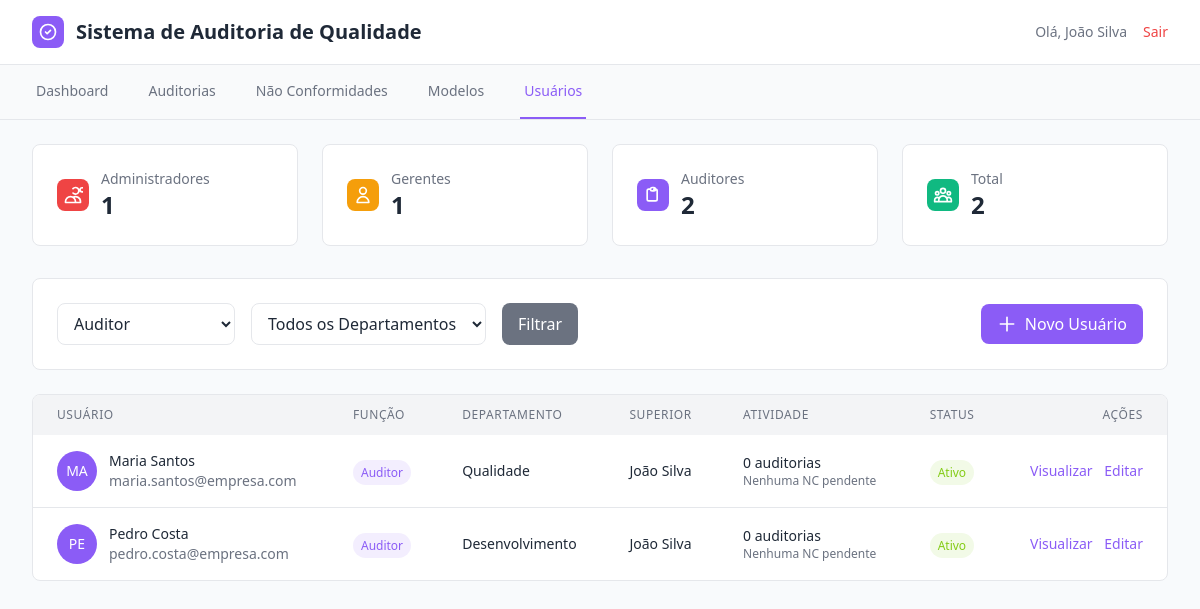
/usuarios.php?funcao=auditor (signed in), run on the app's committed database.
### tables this page shows
CREATE TABLE usuarios (
    id INT AUTO_INCREMENT PRIMARY KEY,
    nome VARCHAR(255) NOT NULL,
    email VARCHAR(255) UNIQUE NOT NULL,
    senha VARCHAR(255) NOT NULL,
    funcao ENUM('auditor', 'gerente', 'admin') DEFAULT 'auditor',
    departamento VARCHAR(100),
    superior_id INT,
    criado_em TIMESTAMP DEFAULT CURRENT_TIMESTAMP,
    atualizado_em TIMESTAMP DEFAULT CURRENT_TIMESTAMP ON UPDATE CURRENT_TIMESTAMP,
    FOREIGN KEY (superior_id) REFERENCES usuarios(id)
);

### includes/auth.php (called while the page is built, shortened)
<?php
function getUsuarioAtual() {
    $database = new Conexao();
    $db = $database->getConexao();
    $query = "SELECT * FROM usuarios WHERE id = :id";
    $stmt = $db->prepare($query);
    $stmt->bindParam(':id', $_SESSION['id_usuario']);
    $stmt->execute();
    return $stmt->fetch();
}
function podeGerenciar() {
    $usuario = getUsuarioAtual();
    return $usuario && in_array($usuario['funcao'], ['gerente', 'admin']);
}
?>

### usuarios.php (the view, shortened to what this page needs)
<?php
require_once 'includes/auth.php';
if (!podeGerenciar()) {
    header('Location: index.php');
    exit();
}
$usuario = getUsuarioAtual();
$database = new Conexao();
$db = $database->getConexao();
$funcao_filtro = $_GET['funcao'] ?? '';
$where_conditions = [];
$params = [];
if ($funcao_filtro) {
    $where_conditions[] = "u.funcao = :funcao";
    $params[':funcao'] = $funcao_filtro;
}
$where_clause = !empty($where_conditions) ? 'WHERE ' . implode(' AND ', $where_conditions) : '';
$query = "SELECT u.*, s.nome as nome_superior,
          (SELECT COUNT(*) FROM auditorias WHERE auditor_id = u.id) as total_auditorias,
          (SELECT COUNT(*) FROM nao_conformidades WHERE responsavel_id = u.id AND status IN ('aberto', 'em_progresso')) as ncs_pendentes
          FROM usuarios u
          LEFT JOIN usuarios s ON u.superior_id = s.id
          $where_clause
          ORDER BY u.nome";
$stmt = $db->prepare($query);
foreach ($params as $param => $value) {
    $stmt->bindValue($param, $value);
}
$stmt->execute();
$usuarios = $stmt->fetchAll();
$query = "SELECT funcao, COUNT(*) as total FROM usuarios GROUP BY funcao";
$stmt = $db->prepare($query);
$stmt->execute();
$stats_funcao = [];
foreach ($stmt->fetchAll() as $row) {
    $stats_funcao[$row['funcao']] = $row['total'];
}
?>
<!DOCTYPE html>
<html lang="pt-BR">
<head>
    <script src="https://cdn.tailwindcss.com"></script>
    <script src="assets/css/tailwind-config.js"></script>
    <link rel="stylesheet" href="assets/css/style.css">
</head>
<body class="bg-background">
    <header class="bg-card border-b border-border">
        <div class="max-w-7xl mx-auto px-4 sm:px-6 lg:px-8">
            <div class="flex justify-between items-center py-4">
                <div class="flex items-center">
                    <div class="h-8 w-8 bg-accent rounded-lg flex items-center justify-center mr-3">
                        <svg class="h-5 w-5 text-accent-foreground" fill="none" stroke="currentColor" viewBox="0 0 24 24">
                            <path stroke-linecap="round" stroke-linejoin="round" stroke-width="2" d="M9 12l2 2 4-4m6 2a9 9 0 11-18 0 9 9 0 0118 0z"></path>
                        </svg>
                    </div>
                    <h1 class="text-xl font-bold text-foreground">Sistema de Auditoria de Qualidade</h1>
                </div>
                <div class="flex items-center space-x-4">
                    <span class="text-sm text-muted-foreground">Olá, <?php echo htmlspecialchars($usuario['nome']); ?></span>
                    <a href="logout.php" class="text-sm text-destructive hover:text-destructive/80">Sair</a>
                </div>
            </div>
        </div>
    </header>
    <nav class="bg-sidebar border-b border-sidebar-border">
        <div class="max-w-7xl mx-auto px-4 sm:px-6 lg:px-8">
            <div class="flex space-x-8">
                <a href="index.php" class="border-b-2 border-transparent text-sidebar-foreground hover:text-sidebar-accent hover:border-sidebar-accent py-4 px-1 text-sm font-medium">Dashboard</a>
                <a href="auditorias.php" class="border-b-2 border-transparent text-sidebar-foreground hover:text-sidebar-accent hover:border-sidebar-accent py-4 px-1 text-sm font-medium">Auditorias</a>
                <a href="nao-conformidades.php" class="border-b-2 border-transparent text-sidebar-foreground hover:text-sidebar-accent hover:border-sidebar-accent py-4 px-1 text-sm font-medium">Não Conformidades</a>
                <a href="modelos.php" class="border-b-2 border-transparent text-sidebar-foreground hover:text-sidebar-accent hover:border-sidebar-accent py-4 px-1 text-sm font-medium">Modelos</a>
                <a href="usuarios.php" class="border-b-2 border-sidebar-accent text-sidebar-accent py-4 px-1 text-sm font-medium">Usuários</a>
            </div>
        </div>
    </nav>
    <main class="max-w-7xl mx-auto py-6 px-4 sm:px-6 lg:px-8">
        <div class="grid grid-cols-1 md:grid-cols-4 gap-6 mb-8">
            <div class="bg-card rounded-lg p-6 border border-border">
                <div class="flex items-center">
                    <div class="h-8 w-8 bg-destructive rounded-lg flex items-center justify-center mr-3">
                        <svg class="h-5 w-5 text-white" fill="none" stroke="currentColor" viewBox="0 0 24 24">
                            <path stroke-linecap="round" stroke-linejoin="round" stroke-width="2" d="M12 4.354a4 4 0 110 5.292M15 21H3v-1a6 6 0 0112 0v1zm0 0h6v-1a6 6 0 00-9-5.197m13.5-9a2.5 2.5 0 11-5 0 2.5 2.5 0 015 0z"></path>
                        </svg>
                    </div>
                    <div>
                        <p class="text-sm font-medium text-muted-foreground">Administradores</p>
                        <p class="text-2xl font-bold text-foreground"><?php echo $stats_funcao['admin'] ?? 0; ?></p>
                    </div>
                </div>
            </div>
            <div class="bg-card rounded-lg p-6 border border-border">
                <div class="flex items-center">
                    <div class="h-8 w-8 bg-chart-3 rounded-lg flex items-center justify-center mr-3">
                        <svg class="h-5 w-5 text-white" fill="none" stroke="currentColor" viewBox="0 0 24 24">
                            <path stroke-linecap="round" stroke-linejoin="round" stroke-width="2" d="M16 7a4 4 0 11-8 0 4 4 0 018 0zM12 14a7 7 0 00-7 7h14a7 7 0 00-7-7z"></path>
                        </svg>
                    </div>
                    <div>
                        <p class="text-sm font-medium text-muted-foreground">Gerentes</p>
                        <p class="text-2xl font-bold text-foreground"><?php echo $stats_funcao['gerente'] ?? 0; ?></p>
                    </div>
                </div>
            </div>
            <div class="bg-card rounded-lg p-6 border border-border">
                <div class="flex items-center">
                    <div class="h-8 w-8 bg-chart-1 rounded-lg flex items-center justify-center mr-3">
                        <svg class="h-5 w-5 text-white" fill="none" stroke="currentColor" viewBox="0 0 24 24">
                            <path stroke-linecap="round" stroke-linejoin="round" stroke-width="2" d="M9 5H7a2 2 0 00-2 2v10a2 2 0 002 2h8a2 2 0 002-2V7a2 2 0 00-2-2h-2M9 5a2 2 0 002 2h2a2 2 0 002-2M9 5a2 2 0 012-2h2a2 2 0 012 2"></path>
                        </svg>
                    </div>
                    <div>
                        <p class="text-sm font-medium text-muted-foreground">Auditores</p>
                        <p class="text-2xl font-bold text-foreground"><?php echo $stats_funcao['auditor'] ?? 0; ?></p>
                    </div>
                </div>
            </div>
            <div class="bg-card rounded-lg p-6 border border-border">
                <div class="flex items-center">
                    <div class="h-8 w-8 bg-chart-4 rounded-lg flex items-center justify-center mr-3">
                    </div>
                    <div>
                        <p class="text-sm font-medium text-muted-foreground">Total</p>
                        <p class="text-2xl font-bold text-foreground"><?php echo count($usuarios); ?></p>
                    </div>
                </div>
            </div>
        </div>
        <div class="bg-card rounded-lg border border-border p-6 mb-6">
            <div class="flex flex-col md:flex-row md:items-center md:justify-between space-y-4 md:space-y-0">
                <div class="flex flex-col md:flex-row space-y-4 md:space-y-0 md:space-x-4">
                    <form method="GET" class="flex flex-col md:flex-row space-y-4 md:space-y-0 md:space-x-4">
                        <div>
                            <select name="funcao" class="px-3 py-2 bg-input border border-border rounded-lg focus:outline-none focus:ring-2 focus:ring-accent">
                                <option value="auditor" <?php echo $funcao_filtro === 'auditor' ? 'selected' : ''; ?>>Auditor</option>
                            </select>
                        </div>
                        <div>
                            <select name="departamento" class="px-3 py-2 bg-input border border-border rounded-lg focus:outline-none focus:ring-2 focus:ring-accent">
                                <option value="">Todos os Departamentos</option>
                            </select>
                        </div>
                        <button type="submit" class="px-4 py-2 bg-secondary text-secondary-foreground hover:bg-secondary/90 rounded-lg transition-colors">
                            Filtrar
                        </button>
                    </form>
                </div>
                <a href="create-usuario.php" class="inline-flex items-center px-4 py-2 bg-accent text-accent-foreground hover:bg-accent/90 rounded-lg transition-colors">
                    <svg class="h-5 w-5 mr-2" fill="none" stroke="currentColor" viewBox="0 0 24 24">
                        <path stroke-linecap="round" stroke-linejoin="round" stroke-width="2" d="M12 4v16m8-8H4"></path>
                    </svg>
                    Novo Usuário
                </a>
            </div>
        </div>
        <div class="bg-card rounded-lg border border-border overflow-hidden">
            <div class="overflow-x-auto">
                <table class="w-full">
                    <thead class="bg-muted">
                        <tr>
                            <th class="px-6 py-3 text-left text-xs font-medium text-muted-foreground uppercase tracking-wider">Usuário</th>
                            <th class="px-6 py-3 text-left text-xs font-medium text-muted-foreground uppercase tracking-wider">Função</th>
                            <th class="px-6 py-3 text-left text-xs font-medium text-muted-foreground uppercase tracking-wider">Departamento</th>
                            <th class="px-6 py-3 text-left text-xs font-medium text-muted-foreground uppercase tracking-wider">Superior</th>
                            <th class="px-6 py-3 text-left text-xs font-medium text-muted-foreground uppercase tracking-wider">Atividade</th>
                            <th class="px-6 py-3 text-left text-xs font-medium text-muted-foreground uppercase tracking-wider">Status</th>
                            <th class="px-6 py-3 text-right text-xs font-medium text-muted-foreground uppercase tracking-wider">Ações</th>
                        </tr>
                    </thead>
                    <tbody class="divide-y divide-border">
                        <?php foreach ($usuarios as $user): ?>
                        <tr class="hover:bg-muted/50">
                            <td class="px-6 py-4">
                                <div class="flex items-center">
                                    <div class="h-10 w-10 bg-accent rounded-full flex items-center justify-center mr-3">
                                        <span class="text-sm font-medium text-accent-foreground">
                                            <?php echo strtoupper(substr($user['nome'], 0, 2)); ?>
                                        </span>
                                    </div>
                                    <div>
                                        <div class="text-sm font-medium text-foreground"><?php echo htmlspecialchars($user['nome']); ?></div>
                                        <div class="text-sm text-muted-foreground"><?php echo htmlspecialchars($user['email']); ?></div>
                                    </div>
                                </div>
                            </td>
                            <td class="px-6 py-4">
                                <span class="px-2 py-1 text-xs font-medium rounded-full
                                    <?php
                                    switch($user['funcao']) {
                                        case 'auditor': echo 'bg-chart-1/10 text-chart-1'; break;
                                    }
                                    ?>">
                                    <?php
                                    switch($user['funcao']) {
                                        case 'auditor': echo 'Auditor'; break;
                                    }
                                    ?>
                                </span>
                            </td>
                            <td class="px-6 py-4 text-sm text-foreground"><?php echo htmlspecialchars($user['departamento'] ?? '-'); ?></td>
                            <td class="px-6 py-4 text-sm text-foreground"><?php echo htmlspecialchars($user['nome_superior'] ?? '-'); ?></td>
                            <td class="px-6 py-4">
                                <div class="text-sm text-foreground"><?php echo $user['total_auditorias']; ?> auditorias</div>
                                <?php if ($user['ncs_pendentes'] > 0): ?>
                                    <div class="text-xs text-destructive"><?php echo $user['ncs_pendentes']; ?> NCs pendentes</div>
                                <?php else: ?>
                                    <div class="text-xs text-muted-foreground">Nenhuma NC pendente</div>
                                <?php endif; ?>
                            </td>
                            <td class="px-6 py-4">
                                <span class="px-2 py-1 text-xs font-medium rounded-full bg-chart-5/10 text-chart-5">
                                    Ativo
                                </span>
                            </td>
                            <td class="px-6 py-4 text-right text-sm font-medium space-x-2">
                                <a href="view-usuario.php?id=<?php echo $user['id']; ?>"
                                   class="text-chart-1 hover:text-chart-1/80">Visualizar</a>
                                <?php if ($user['id'] != $usuario['id']): ?>
                                    <a href="edit-usuario.php?id=<?php echo $user['id']; ?>"
                                       class="text-accent hover:text-accent/80">Editar</a>
                                <?php endif; ?>
                            </td>
                        </tr>
                        <?php endforeach; ?>
                    </tbody>
                </table>
            </div>
        </div>
    </main>
</body>
</html>

### assets/css/style.css (style rules this page uses)
* { margin: 0; padding: 0; box-sizing: border-box; }
html { scroll-behavior: smooth; overflow-x: hidden; }
body { font-family: "Segoe UI", Tahoma, Geneva, Verdana, sans-serif; background-color: #f8fafc; color: #1f2937; line-height: 1.6; overflow-x: hidden; min-height: 100vh; }
.text-right { text-align: right; }
.flex { display: flex; }
.justify-between { justify-content: space-between; }
.items-center { align-items: center; }
.container, main, header, nav { max-width: 100%; overflow-x: hidden; }

### data on the page
usuarios: nome "João Silva", superior "1", id "2"
usuarios: nome "MA", nome "Maria Santos", email "maria.santos@empresa.com", funcao "Auditor", departamento "Qualidade", superior.nome "João Silva", total_auditorias "0"
usuarios: nome "PE", nome "Pedro Costa", email "pedro.costa@empresa.com", funcao "Auditor", departamento "Desenvolvimento", superior.nome "João Silva", total_auditorias "0"

### other printed values
count($usuarios) "2"
